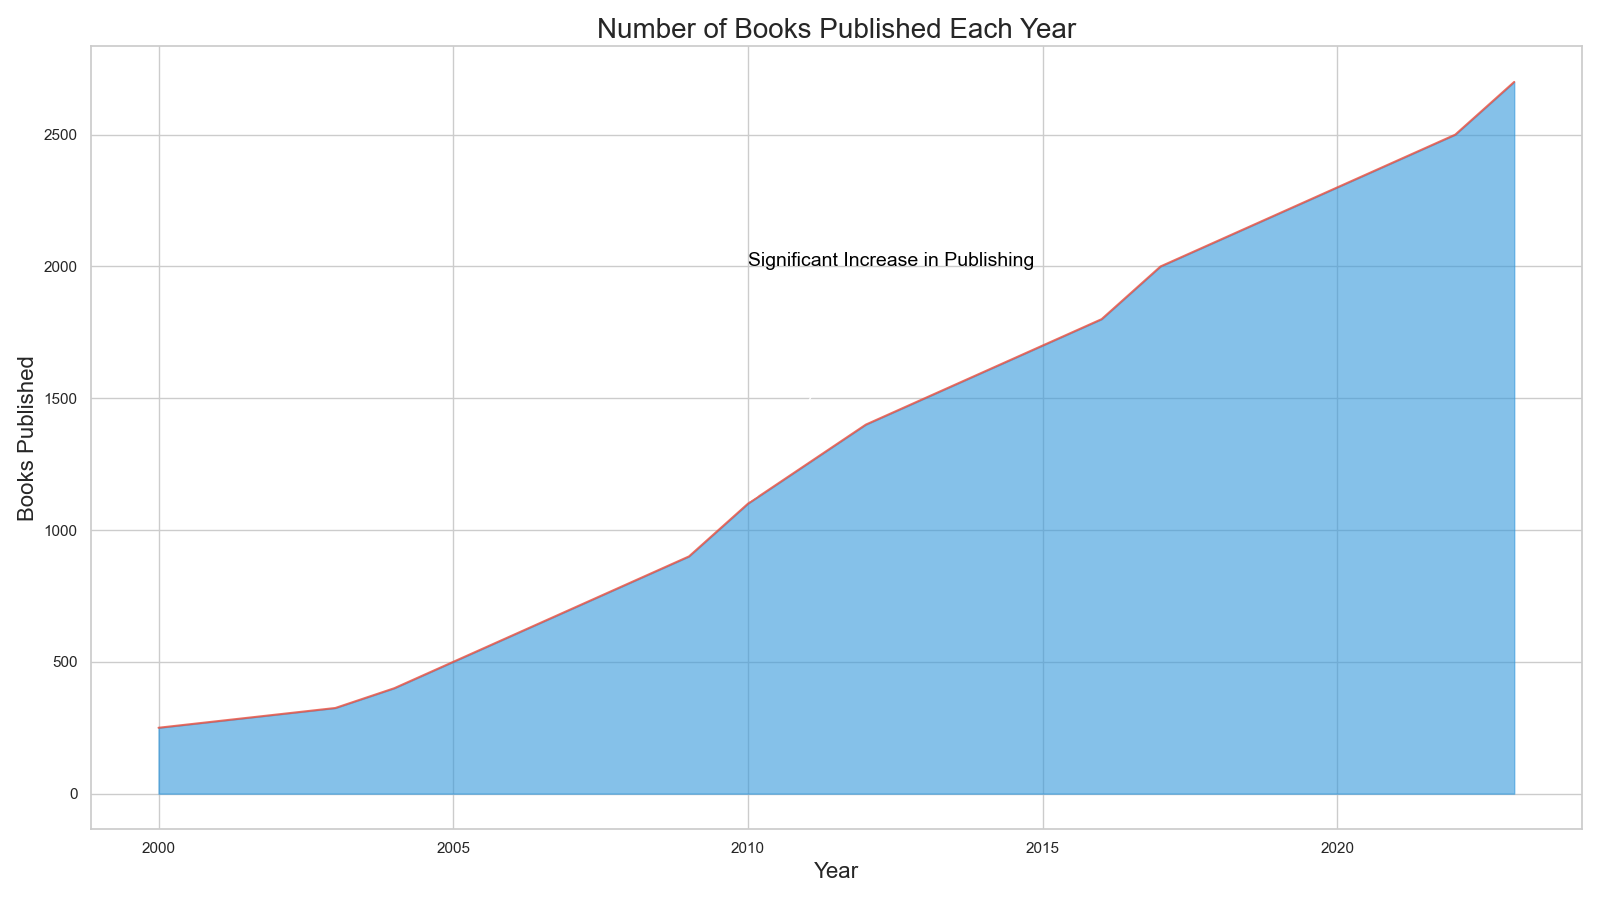

Here is the Python script that generated this plot:

import matplotlib.pyplot as plt
import pandas as pd

data = {
    'Year': [2000, 2001, 2002, 2003, 2004, 2005, 2006, 2007, 2008, 2009, 2010, 2011, 
             2012, 2013, 2014, 2015, 2016, 2017, 2018, 2019, 2020, 2021, 2022, 2023],
    'Books_Published': [250, 275, 300, 325, 400, 500, 600, 700, 800, 900, 1100, 1250, 
                        1400, 1500, 1600, 1700, 1800, 2000, 2100, 2200, 2300, 2400, 
                        2500, 2700]
}

df = pd.DataFrame(data)

plt.figure(figsize=(16, 9))
plt.fill_between(df['Year'], df['Books_Published'], color='#3498db', alpha=0.6)
plt.plot(df['Year'], df['Books_Published'], color='#e74c3c', alpha=0.8)

plt.title('Number of Books Published Each Year', fontsize=20)
plt.xlabel('Year', fontsize=16)
plt.ylabel('Books Published', fontsize=16)
plt.annotate('Significant Increase in Publishing', xy=(2010, 1100), xytext=(2010, 2000),
             arrowprops=dict(facecolor='black', arrowstyle='->'),
             fontsize=14, color='black')

plt.grid(True)
plt.tight_layout()
plt.show()
